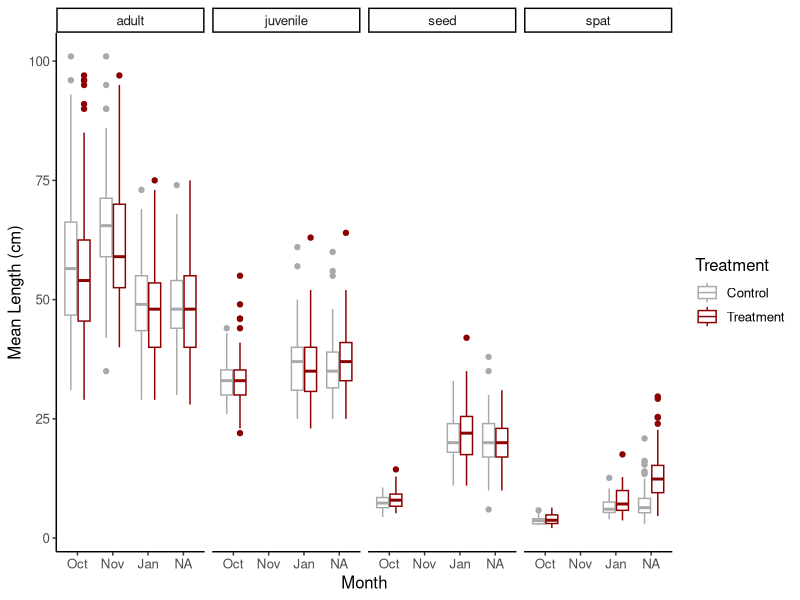
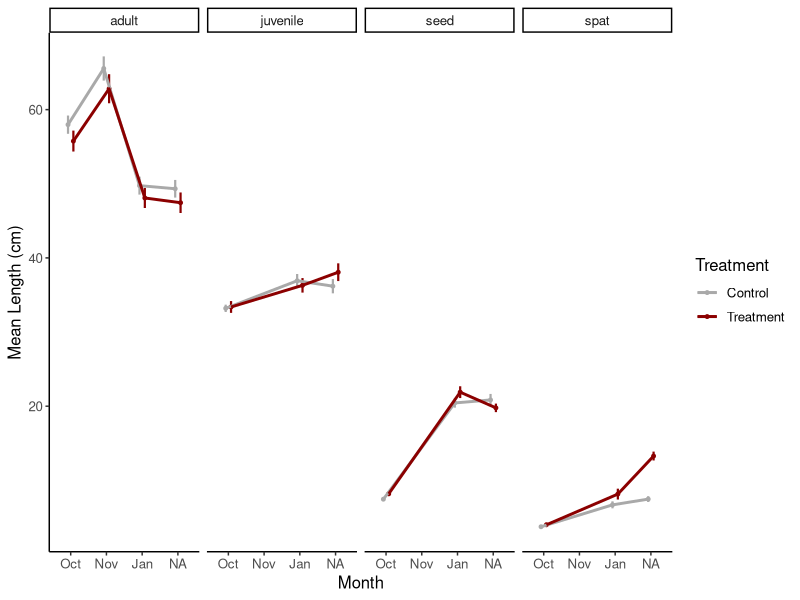
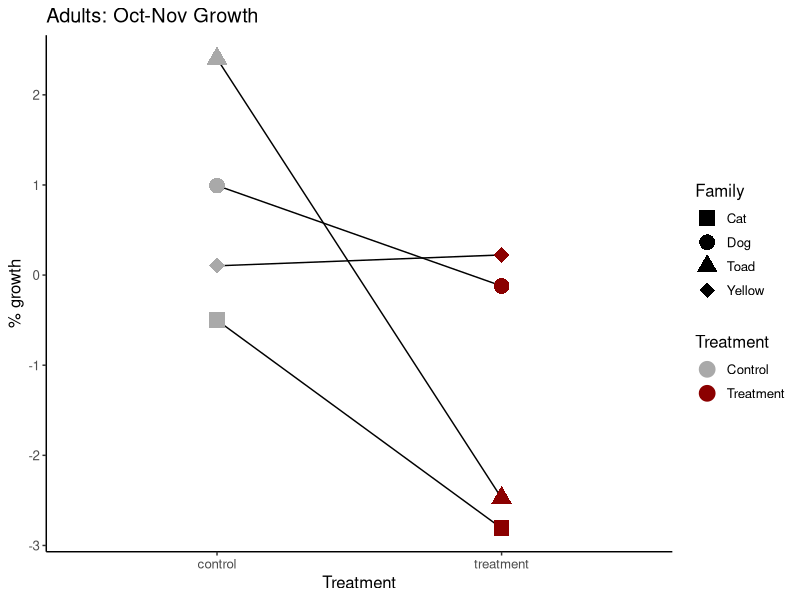
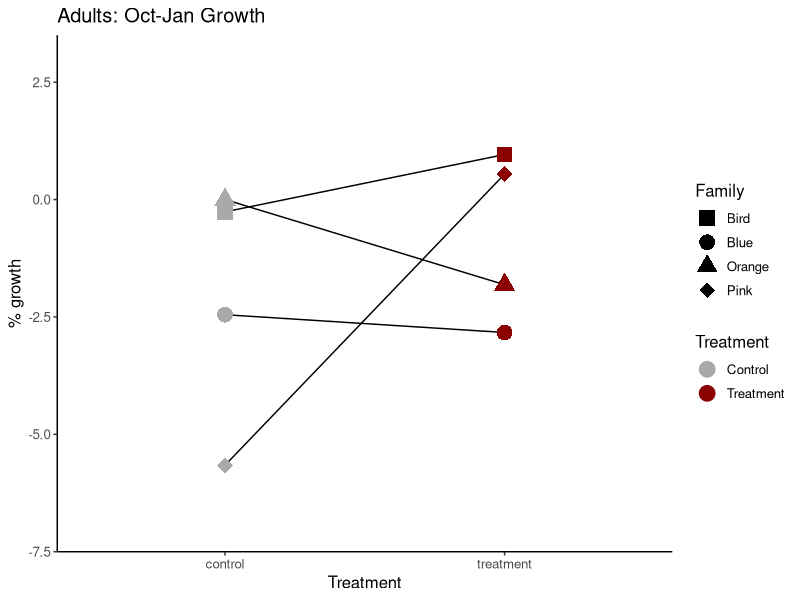
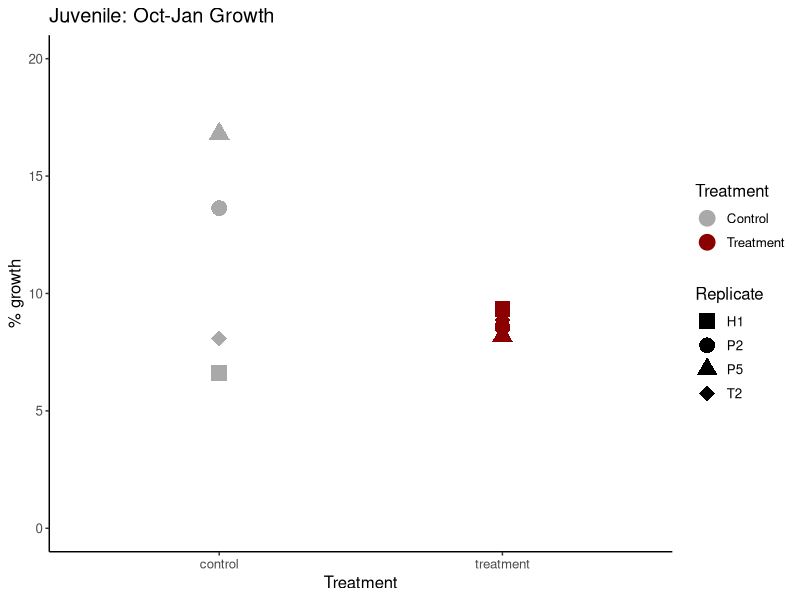
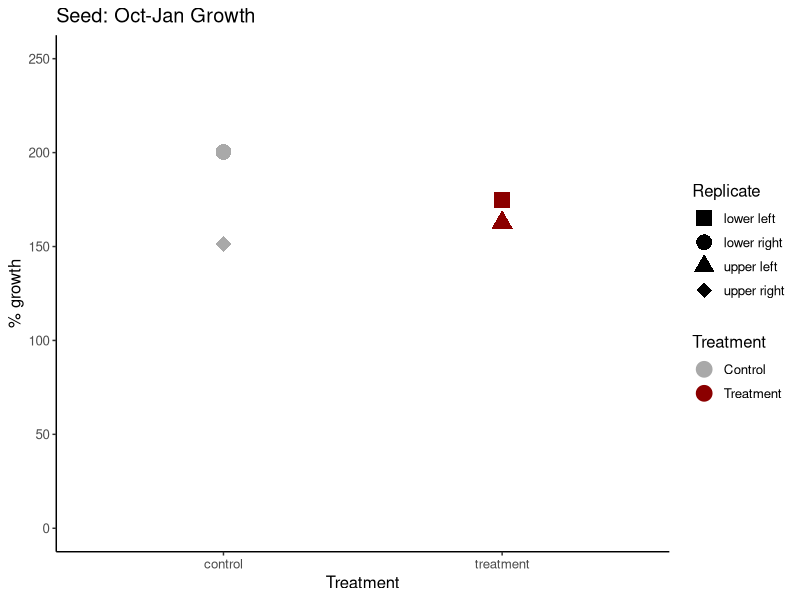
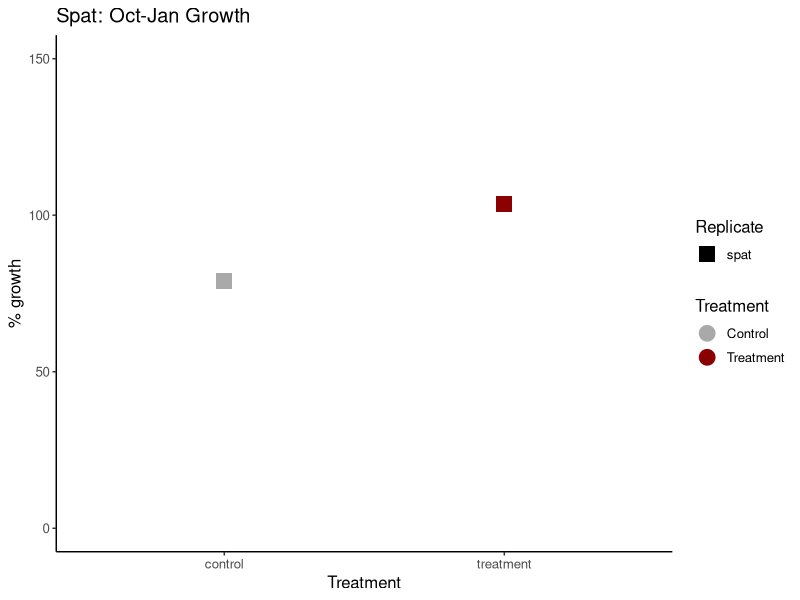
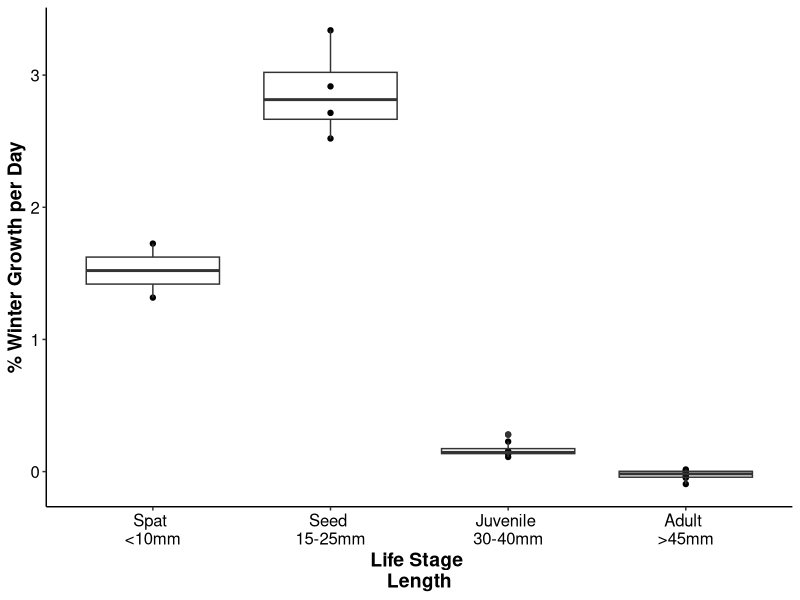

Write R code to recreate these figures, in order.
## ---- chunk 1
knitr::opts_chunk$set(echo = TRUE, warning = FALSE, message = FALSE)
## ---- chunk 2
library(tidyverse)
library(ggplot2)
## ---- chunk 3
growth<-read_csv("lifestage_carryover/data/size/gigas-lengths.csv")

growth<-growth%>%
  rename(tag=`tag...1`)%>%
  select(tag, `life-stage`, `init-treat`, label, month, length)%>%
  rename(lifestage=`life-stage`, treatment=`init-treat`)

growth$month<-factor(growth$month, levels=c("Oct", "Nov", "Jan"))
## ---- chunk 4
plot<-growth%>%
  
  ggplot(aes(color=treatment, x=month, y=length))+
  geom_boxplot()+
  facet_grid(~lifestage)+
  ylab("Mean Length (cm)")+
  xlab("Month")+
  scale_color_manual(values=c("darkgray", "darkred"), name="Treatment", labels=c("Control", "Treatment"))+
  theme_classic()+
  theme(
    text=element_text(size=12, color="black")
  );plot

ggsave(plot=plot, "lifestage_carryover/output/size/mean_lengths_box.png", width=7, height=4)
## ---- chunk 5
plot2<-growth%>%
  group_by(treatment, month, lifestage)%>%
  summarise(mean=mean(length, na.rm=TRUE), se=sd(length, na.rm=TRUE)/sqrt(length(length)))%>%
  
  ggplot(aes(color=treatment, x=month, y=mean))+
  geom_point(aes(group=interaction(treatment, lifestage)), position=position_dodge(0.3), size=1)+
  geom_errorbar(aes(ymin=mean-se, ymax=mean+se), width=0, position=position_dodge(0.3), linewidth=0.75)+
  geom_line(aes(group=treatment), position=position_dodge(0.3), linewidth=1)+
  facet_grid(~lifestage)+
  ylab("Mean Length (cm)")+
  xlab("Month")+
  scale_color_manual(values=c("darkgray", "darkred"), name="Treatment", labels=c("Control", "Treatment"))+
  theme_classic()+
  theme(
    text=element_text(size=12, color="black")
  );plot2

ggsave(plot=plot2, "lifestage_carryover/output/size/mean_lengths.png", width=7, height=4)
## ---- chunk 6
model<-aov(length~lifestage*month*treatment, data=growth)
summary(model)

## ---- chunk 7
replicates<-growth%>%
  group_by(treatment, month, lifestage, tag)%>%
  summarise(mean=mean(length, na.rm=TRUE))%>%
  pivot_wider(names_from=month, values_from=mean)%>%
  mutate(perc_growth_Nov=((Nov-Oct)/Oct)*100)%>%
  mutate(perc_growth_Jan=((Jan-Oct)/Oct)*100)
## ---- chunk 8
plot3<-replicates%>%
  select(treatment, lifestage, tag, perc_growth_Nov)%>%
  drop_na()%>%
  droplevels()%>%
  
  ggplot(aes(color=treatment, x=treatment, y=perc_growth_Nov, shape=tag))+
  geom_line(aes(group=tag), color="black")+
  geom_point(aes(group=interaction(treatment, lifestage)), position=position_dodge(0.3), size=5)+
  ylab("% growth")+
  xlab("Treatment")+
  scale_color_manual(values=c("darkgray", "darkred"), name="Treatment", labels=c("Control", "Treatment"))+
  scale_shape_manual(name="Family", values=c(15, 16, 17, 18))+
  ggtitle("Adults: Oct-Nov Growth")+
  theme_classic()+
  theme(
    text=element_text(size=12, color="black")
  );plot3

ggsave(plot=plot3, "lifestage_carryover/output/size/adults_Nov_percent_growth.png", width=4, height=4)
## ---- chunk 9
model<-replicates%>%
  select(treatment, lifestage, tag, perc_growth_Nov)%>%
  drop_na()%>%
  droplevels()%>%
  
  aov(perc_growth_Nov~treatment, data=.)

summary(model)
## ---- chunk 10
plot4<-replicates%>%
  select(treatment, lifestage, tag, perc_growth_Jan)%>%
  filter(lifestage=="adult")%>%
  drop_na()%>%
  droplevels()%>%
  
  ggplot(aes(color=treatment, x=treatment, y=perc_growth_Jan, shape=tag))+
  geom_line(aes(group=tag), color="black")+
  geom_point(aes(group=interaction(treatment, lifestage)), position=position_dodge(0.3), size=5)+
  ylab("% growth")+
  xlab("Treatment")+
  scale_color_manual(values=c("darkgray", "darkred"), name="Treatment", labels=c("Control", "Treatment"))+
  ylim(-7, 3)+
  scale_shape_manual(name="Family", values=c(15, 16, 17, 18))+
  ggtitle("Adults: Oct-Jan Growth")+
  theme_classic()+
  theme(
    text=element_text(size=12, color="black")
  );plot4

ggsave(plot=plot4, "lifestage_carryover/output/size/adults_Jan_percent_growth.png", width=4, height=4)
## ---- chunk 11
plot5<-replicates%>%
  select(treatment, lifestage, tag, perc_growth_Jan)%>%
  filter(lifestage=="juvenile")%>%
  drop_na()%>%
  droplevels()%>%
  
  ggplot(aes(color=treatment, x=treatment, y=perc_growth_Jan, shape=tag))+
  geom_point(aes(group=interaction(treatment, lifestage)), position=position_dodge(0.3), size=5)+
  ylab("% growth")+
  xlab("Treatment")+
  scale_color_manual(values=c("darkgray", "darkred"), name="Treatment", labels=c("Control", "Treatment"))+
  scale_shape_manual(name="Replicate", values=c(15, 16, 17, 18))+
  ggtitle("Juvenile: Oct-Jan Growth")+
  theme_classic()+
  ylim(0,20)+
  theme(
    text=element_text(size=12, color="black")
  );plot5

ggsave(plot=plot5, "lifestage_carryover/output/size/juvenile_Jan_percent_growth.png", width=4, height=4)
## ---- chunk 12
plot6<-replicates%>%
  select(treatment, lifestage, tag, perc_growth_Jan)%>%
  filter(lifestage=="seed")%>%
  drop_na()%>%
  droplevels()%>%
  
  ggplot(aes(color=treatment, x=treatment, y=perc_growth_Jan, shape=tag))+
  #geom_line(aes(group=tag), color="black")+
  geom_point(aes(group=interaction(treatment, lifestage)), position=position_dodge(0.3), size=5)+
  ylab("% growth")+
  xlab("Treatment")+
  scale_color_manual(values=c("darkgray", "darkred"), name="Treatment", labels=c("Control", "Treatment"))+
  scale_shape_manual(name="Replicate", values=c(15, 16, 17, 18))+
  ggtitle("Seed: Oct-Jan Growth")+
  theme_classic()+
  ylim(0,250)+
  theme(
    text=element_text(size=12, color="black")
  );plot6

ggsave(plot=plot6, "lifestage_carryover/output/size/seed_Jan_percent_growth.png", width=4, height=4)
## ---- chunk 13
plot7<-replicates%>%
  select(treatment, lifestage, tag, perc_growth_Jan)%>%
  filter(lifestage=="spat")%>%
  drop_na()%>%
  droplevels()%>%
  
  ggplot(aes(color=treatment, x=treatment, y=perc_growth_Jan, shape=tag))+
  #geom_line(aes(group=tag), color="black")+
  geom_point(aes(group=interaction(treatment, lifestage)), position=position_dodge(0.3), size=5)+
  ylab("% growth")+
  xlab("Treatment")+
  scale_color_manual(values=c("darkgray", "darkred"), name="Treatment", labels=c("Control", "Treatment"))+
  scale_shape_manual(name="Replicate", values=c(15, 16, 17, 18))+
  ggtitle("Spat: Oct-Jan Growth")+
  theme_classic()+
  ylim(0,150)+
  theme(
    text=element_text(size=12, color="black")
  );plot7

ggsave(plot=plot7, "lifestage_carryover/output/size/spat_Jan_percent_growth.png", width=4, height=4)
## ---- chunk 14
model<-replicates%>%
  select(treatment, lifestage, tag, perc_growth_Jan)%>%
  drop_na()%>%
  droplevels()%>%
  
  aov(perc_growth_Jan~treatment*lifestage, data=.)

summary(model)
## ---- chunk 15
replicates<-replicates%>%
  mutate(perc_growth_day=perc_growth_Jan/60)
## ---- chunk 16
plot8<-replicates%>%
  select(treatment, lifestage, tag, perc_growth_day)%>%
  #filter(treatment=="control")%>%
  drop_na()%>%
  droplevels()%>%
  
  ggplot(aes(x=lifestage, y=perc_growth_day))+
  geom_point()+
  geom_boxplot(fill=NA)+
  ylab("% Winter Growth per Day")+
  xlab("Life Stage \nLength")+
  scale_x_discrete(limits=c("spat", "seed", "juvenile", "adult"), labels=c("Spat \n<10mm", "Seed \n15-25mm", "Juvenile \n30-40mm", "Adult \n>45mm"))+
  theme_classic()+
  theme(
    text=element_text(size=12, color="black"), 
    axis.text=element_text(size=12, color="black"), 
    axis.title=element_text(size=14, color="black", face="bold")
  );plot8

ggsave(plot=plot8, "lifestage_carryover/output/size/lifestage_growth.png", width=5, height=5)
## ---- chunk 17
avg_size<-replicates%>%
  select(lifestage, Jan)%>%
  group_by(lifestage)%>%
  summarise(mean=mean(Jan, na.rm=TRUE));avg_size
